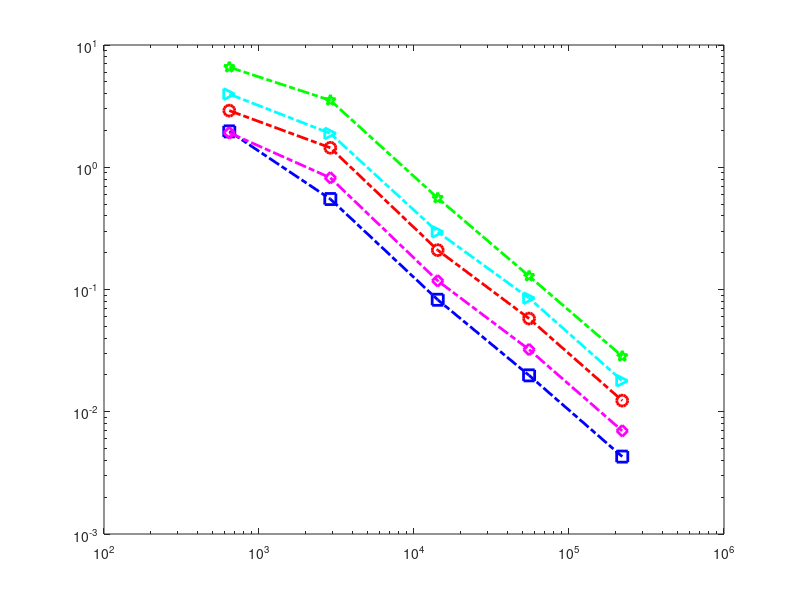

Here is the MATLAB script that generated this plot: (Note: this script raises an error after producing the figure.)
function Vem1fig3()
% 在SL型域域山求解前5个特征值
NNdof=[643	2885	14225	55276	220509	894696];
errorestimate=[0.000238043427925615	5.6466211808914e-05	1.27997616201333e-05	3.48631321705253e-06	8.92991065952726e-07	2.19929417070763e-07];

eigv1=[35.4526679917161	34.03626933268	33.5690605775501	33.5064855140301	33.4909313757645	33.4866342478284];
ref1=eigv1(end);

eigv2=[51.2634636049152	50.1703069597631	49.4680618274363	49.3825261541545	49.3572374364383	49.3502590526081];
ref2=eigv2(end);

eigv3=[69.491332138883	68.0282653457098	66.795263430072	66.6432269338101	66.5976837994584	66.5853488616109];
ref3=eigv3(end);

eigv4=[82.9280398731542	80.8535170931403	79.2582475230904	79.0474906837564	78.9804233107537	78.9625140327813];
ref4=eigv4(end);

eigv5=[118.503018600813	115.448136085416	112.479501773445	112.048473060999	111.948216973776	111.919782078715];
ref5=eigv5(end);

%% 作误差曲线
loglog(NNdof,abs(eigv1-ref1),'bs-.','MarkerSize',8,'LineWidth',2);
hold on 
loglog(NNdof,abs(eigv2-ref2),'md-.','MarkerSize',8,'LineWidth',2);
loglog(NNdof,abs(eigv3-ref3),'ro-.','MarkerSize',8,'LineWidth',2);
loglog(NNdof,abs(eigv4-ref4),'c>-.','MarkerSize',8,'LineWidth',2);
loglog(NNdof,abs(eigv5-ref5),'gp-.','MarkerSize',8,'LineWidth',2);
%% 作误差指示子曲线
loglog(NNdof(1:end-1),errorestimate(1:end-1),'kX-','MarkerSize',8,'LineWidth',2);
%求回归系数
au=regress(log10(abs(eigv1(1:end-1)-ref1))',[ones(length(eigv1)-1,1) log10(NNdof(1:end-1))'])
%a=au(1),b=au(2),10
x=linspace(8000,200000);y=10.^(au(1)-2)*x.^(-1);hold on; loglog(x,y,'k-','LineWidth',1)
%添加主题和坐标标题
xlabel('$\#\mathcal{T}_\ell$','Interpreter','latex','fontsize',11);ylabel('Error','fontsize',12);
%添加图例
fg=legend('$|\lambda_{1}-\lambda_{1,\ell}|$','$|\lambda_{2}-\lambda_{2,\ell}|$', ...
    '$|\lambda_{3}-\lambda_{3,\ell}|$','$|\lambda_{4}-\lambda_{4,\ell}|$', ...
    '$|\lambda_{5}-\lambda_{5,\ell}|$','$\eta_\ell^2$','location','best');
fg.Interpreter="latex";
tx=text(30000,10^-3.9,'slope$=-1$','fontsize',12);
tx.Interpreter="latex";
axis tight;
hold off
end
